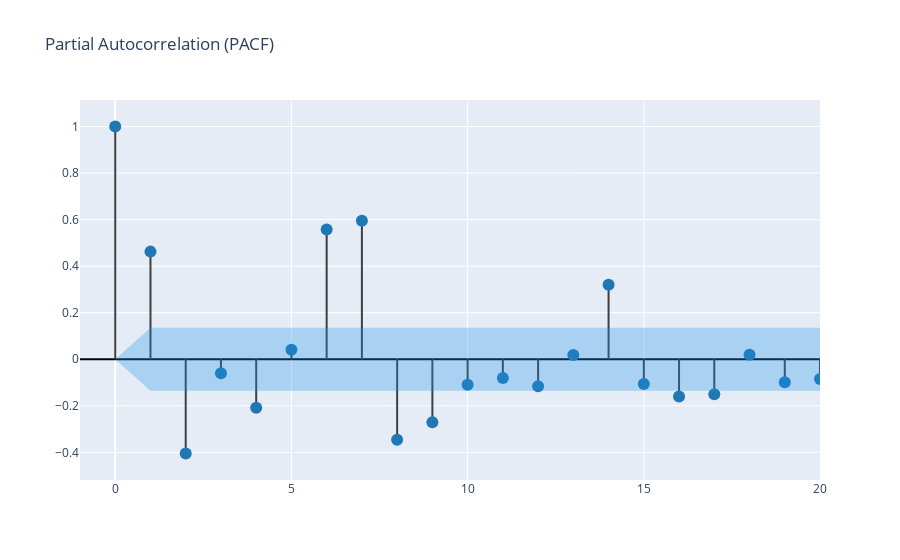

The code cell stored with this chart in its notebook:
### Code cell
create_corr_plot(df_day["consommation_hta"], plot_pacf=True)

### Figure 1 — Plotly figure (JSON) as saved in the notebook; plotly's stock layout.template omitted (floating-point values rounded to 4 significant figures)
{"data": [{"line": {"color": "#3f3f3f"}, "mode": "lines", "showlegend": false, "type": "scatter", "x": [0, 0], "y": [0, 1]}, {"line": {"color": "#3f3f3f"}, "mode": "lines", "showlegend": false, "type": "scatter", "x": [1, 1], "y": [0, 0.4624]}, {"line": {"color": "#3f3f3f"}, "mode": "lines", "showlegend": false, "type": "scatter", "x": [2, 2], "y": [0, -0.4049]}, {"line": {"color": "#3f3f3f"}, "mode": "lines", "showlegend": false, "type": "scatter", "x": [3, 3], "y": [0, -0.06041]}, {"line": {"color": "#3f3f3f"}, "mode": "lines", "showlegend": false, "type": "scatter", "x": [4, 4], "y": [0, -0.2088]}, {"line": {"color": "#3f3f3f"}, "mode": "lines", "showlegend": false, "type": "scatter", "x": [5, 5], "y": [0, 0.04073]}, {"line": {"color": "#3f3f3f"}, "mode": "lines", "showlegend": false, "type": "scatter", "x": [6, 6], "y": [0, 0.5571]}, {"line": {"color": "#3f3f3f"}, "mode": "lines", "showlegend": false, "type": "scatter", "x": [7, 7], "y": [0, 0.5946]}, {"line": {"color": "#3f3f3f"}, "mode": "lines", "showlegend": false, "type": "scatter", "x": [8, 8], "y": [0, -0.3457]}, {"line": {"color": "#3f3f3f"}, "mode": "lines", "showlegend": false, "type": "scatter", "x": [9, 9], "y": [0, -0.2709]}, {"line": {"color": "#3f3f3f"}, "mode": "lines", "showlegend": false, "type": "scatter", "x": [10, 10], "y": [0, -0.1093]}, {"line": {"color": "#3f3f3f"}, "mode": "lines", "showlegend": false, "type": "scatter", "x": [11, 11], "y": [0, -0.08022]}, {"line": {"color": "#3f3f3f"}, "mode": "lines", "showlegend": false, "type": "scatter", "x": [12, 12], "y": [0, -0.1161]}, {"line": {"color": "#3f3f3f"}, "mode": "lines", "showlegend": false, "type": "scatter", "x": [13, 13], "y": [0, 0.01788]}, {"line": {"color": "#3f3f3f"}, "mode": "lines", "showlegend": false, "type": "scatter", "x": [14, 14], "y": [0, 0.3199]}, {"line": {"color": "#3f3f3f"}, "mode": "lines", "showlegend": false, "type": "scatter", "x": [15, 15], "y": [0, -0.1059]}, {"line": {"color": "#3f3f3f"}, "mode": "lines", "showlegend": false, "type": "scatter", "x": [16, 16], "y": [0, -0.1599]}, {"line": {"color": "#3f3f3f"}, "mode": "lines", "showlegend": false, "type": "scatter", "x": [17, 17], "y": [0, -0.1507]}, {"line": {"color": "#3f3f3f"}, "mode": "lines", "showlegend": false, "type": "scatter", "x": [18, 18], "y": [0, 0.01926]}, {"line": {"color": "#3f3f3f"}, "mode": "lines", "showlegend": false, "type": "scatter", "x": [19, 19], "y": [0, -0.0987]}, {"line": {"color": "#3f3f3f"}, "mode": "lines", "showlegend": false, "type": "scatter", "x": [20, 20], "y": [0, -0.08445]}, {"line": {"color": "#3f3f3f"}, "mode": "lines", "showlegend": false, "type": "scatter", "x": [21, 21], "y": [0, 0.2901]}, {"line": {"color": "#3f3f3f"}, "mode": "lines", "showlegend": false, "type": "scatter", "x": [22, 22], "y": [0, 0.01038]}, {"line": {"color": "#3f3f3f"}, "mode": "lines", "showlegend": false, "type": "scatter", "x": [23, 23], "y": [0, -0.1257]}, {"marker": {"color": "#1f77b4", "size": 12}, "mode": "markers", "showlegend": false, "type": "scatter", "x": [0, 1, 2, 3, 4, 5, 6, 7, 8, 9, 10, 11, 12, 13, 14, 15, 16, 17, 18, 19, 20, 21, 22, 23], "y": [1, 0.4624, -0.4049, -0.06041, -0.2088, 0.04073, 0.5571, 0.5946, -0.3457, -0.2709, -0.1093, -0.08022, -0.1161, 0.01788, 0.3199, -0.1059, -0.1599, -0.1507, 0.01926, -0.0987, -0.08445, 0.2901, 0.01038, -0.1257]}, {"line": {"color": "rgba(255,255,255,0)"}, "mode": "lines", "showlegend": false, "type": "scatter", "x": [0, 1, 2, 3, 4, 5, 6, 7, 8, 9, 10, 11, 12, 13, 14, 15, 16, 17, 18, 19, 20, 21, 22, 23], "y": [0, 0.1356, 0.1356, 0.1356, 0.1356, 0.1356, 0.1356, 0.1356, 0.1356, 0.1356, 0.1356, 0.1356, 0.1356, 0.1356, 0.1356, 0.1356, 0.1356, 0.1356, 0.1356, 0.1356, 0.1356, 0.1356, 0.1356, 0.1356]}, {"fill": "tonexty", "fillcolor": "rgba(32, 146, 230,0.3)", "line": {"color": "rgba(255,255,255,0)"}, "mode": "lines", "showlegend": false, "type": "scatter", "x": [0, 1, 2, 3, 4, 5, 6, 7, 8, 9, 10, 11, 12, 13, 14, 15, 16, 17, 18, 19, 20, 21, 22, 23], "y": [0, -0.1356, -0.1356, -0.1356, -0.1356, -0.1356, -0.1356, -0.1356, -0.1356, -0.1356, -0.1356, -0.1356, -0.1356, -0.1356, -0.1356, -0.1356, -0.1356, -0.1356, -0.1356, -0.1356, -0.1356, -0.1356, -0.1356, -0.1356]}], "layout": {"title": {"text": "Partial Autocorrelation (PACF)"}, "xaxis": {"range": [-1, 20]}, "yaxis": {"zerolinecolor": "#000000"}}}
